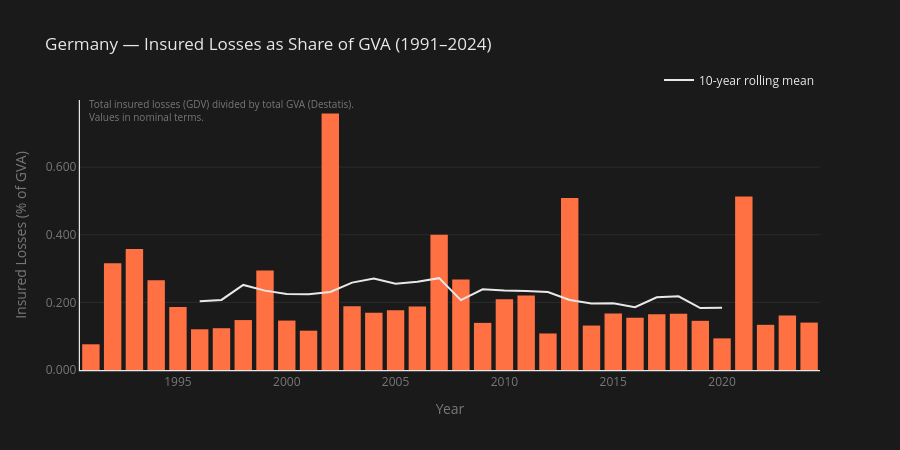

The notebook cell saved with this chart:
### Code cell
# --- Chart 3: Losses as % of GVA (1991–2024) ---

df_merged['losses_pct_gva_roll'] = df_merged['losses_pct_gva'].rolling(10, center=True).mean()

fig3 = px.bar(
    df_merged,
    x='year',
    y='losses_pct_gva',
    labels={'year': 'Year', 'losses_pct_gva': 'Insured Losses (% of GVA)'},
    title='Germany — Insured Losses as Share of GVA (1991–2024)',
    color_discrete_sequence=[COLORS['positive']],
)

fig3.add_scatter(
    x=df_merged['year'],
    y=df_merged['losses_pct_gva_roll'],
    mode='lines',
    line=dict(color=COLORS['accent'], width=2),
    name='10-year rolling mean'
)

fig3.add_annotation(
    x=0.01, y=1.02,
    xref='paper', yref='paper',
    text='Total insured losses (GDV) divided by total GVA (Destatis).<br>Values in nominal terms.',
    showarrow=False,
    font=dict(color=COLORS['text_muted'], size=10),
    align='left'
)

fig3.update_layout(
    plot_bgcolor=COLORS['background'],
    paper_bgcolor=COLORS['background'],
    title_font=dict(color=COLORS['text']),
    legend=dict(
        font=dict(color=COLORS['text']),
        orientation='h',
        yanchor='bottom',
        y=1.02,
        xanchor='right',
        x=1,
    ),
    xaxis=dict(
        showgrid=False,
        showline=True,
        linecolor=COLORS['accent'],
        linewidth=1.2,
        color=COLORS['text_muted'],
        dtick=5,
    ),
    yaxis=dict(
        showgrid=True,
        gridcolor=COLORS['grid'],
        showline=True,
        linecolor=COLORS['accent'],
        linewidth=1.2,
        zeroline=False,
        color=COLORS['text_muted'],
        tickformat='.3f',
    ),
    height=450,
)

fig3.update_traces(marker_line_width=0, selector=dict(type='bar'))

fig3.show()
fig3.write_html(FIGURES / "03_losses_pct_gva_1991_2024.html")
print("Chart 3 saved ✓")

### Figure 1 — Plotly figure (JSON) as saved in the notebook; plotly's stock layout.template omitted (floating-point values rounded to 4 significant figures)
{"data": [{"hovertemplate": "Year=%{x}<br>Insured Losses (% of GVA)=%{y}<extra></extra>", "legendgroup": "", "marker": {"color": "#FF7043", "line": {"width": 0}, "pattern": {"shape": ""}}, "name": "", "orientation": "v", "showlegend": false, "textposition": "auto", "type": "bar", "x": [1991, 1992, 1993, 1994, 1995, 1996, 1997, 1998, 1999, 2000, 2001, 2002, 2003, 2004, 2005, 2006, 2007, 2008, 2009, 2010, 2011, 2012, 2013, 2014, 2015, 2016, 2017, 2018, 2019, 2020, 2021, 2022, 2023, 2024], "xaxis": "x", "y": [0.07605, 0.3155, 0.3579, 0.2654, 0.1861, 0.1204, 0.1236, 0.1477, 0.2943, 0.1462, 0.1163, 0.7587, 0.1885, 0.1692, 0.1766, 0.1877, 0.3999, 0.2676, 0.1394, 0.2093, 0.2203, 0.108, 0.5086, 0.1315, 0.1671, 0.1543, 0.1646, 0.1662, 0.1455, 0.09355, 0.513, 0.1336, 0.1609, 0.1403], "yaxis": "y"}, {"line": {"color": "#E8E8E8", "width": 2}, "mode": "lines", "name": "10-year rolling mean", "type": "scatter", "x": [1991, 1992, 1993, 1994, 1995, 1996, 1997, 1998, 1999, 2000, 2001, 2002, 2003, 2004, 2005, 2006, 2007, 2008, 2009, 2010, 2011, 2012, 2013, 2014, 2015, 2016, 2017, 2018, 2019, 2020, 2021, 2022, 2023, 2024], "y": [NaN, NaN, NaN, NaN, NaN, 0.2033, 0.2074, 0.2517, 0.2347, 0.2251, 0.2241, 0.2309, 0.2585, 0.2705, 0.255, 0.2613, 0.2717, 0.2066, 0.2387, 0.2349, 0.2339, 0.2306, 0.2071, 0.1969, 0.1975, 0.186, 0.2152, 0.2178, 0.183, 0.1839, NaN, NaN, NaN, NaN]}], "layout": {"annotations": [{"align": "left", "font": {"color": "rgba(232,232,232,0.45)", "size": 10}, "showarrow": false, "text": "Total insured losses (GDV) divided by total GVA (Destatis).<br>Values in nominal terms.", "x": 0.01, "xref": "paper", "y": 1.02, "yref": "paper"}], "barmode": "relative", "height": 450, "legend": {"font": {"color": "#E8E8E8"}, "orientation": "h", "tracegroupgap": 0, "x": 1, "xanchor": "right", "y": 1.02, "yanchor": "bottom"}, "paper_bgcolor": "#1a1a1a", "plot_bgcolor": "#1a1a1a", "title": {"font": {"color": "#E8E8E8"}, "text": "Germany — Insured Losses as Share of GVA (1991–2024)"}, "xaxis": {"anchor": "y", "color": "rgba(232,232,232,0.45)", "domain": [0, 1], "dtick": 5, "linecolor": "#E8E8E8", "linewidth": 1.2, "showgrid": false, "showline": true, "title": {"text": "Year"}}, "yaxis": {"anchor": "x", "color": "rgba(232,232,232,0.45)", "domain": [0, 1], "gridcolor": "rgba(232,232,232,0.08)", "linecolor": "#E8E8E8", "linewidth": 1.2, "showgrid": true, "showline": true, "tickformat": ".3f", "title": {"text": "Insured Losses (% of GVA)"}, "zeroline": false}}}
